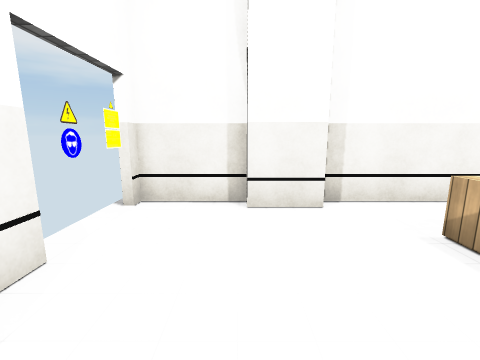
view 1 (above)

12 first-person views from a walk through a scene from a Unity 3-D project. The camera is 1.2 m above the floor, tilts 10° down and sees 90° across. The floor is counted in squares, 1 m on a side. Each view is taken from the middle of a square. On the plan, view 1 faces up. The plan holds only what a view shows up to about 12 squares ahead; the rest is blank. The place goes on beyond the plan. The player is left out. Door leaves are left out, so doorways stand open. Some surface patterns are stand-ins.

view 2
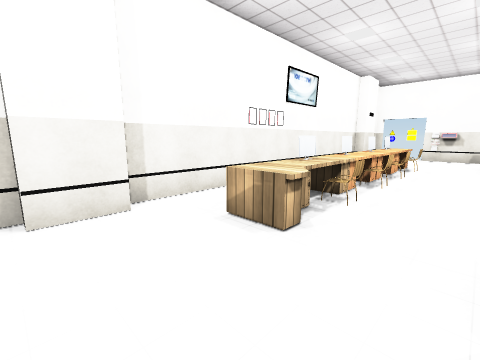

view 3
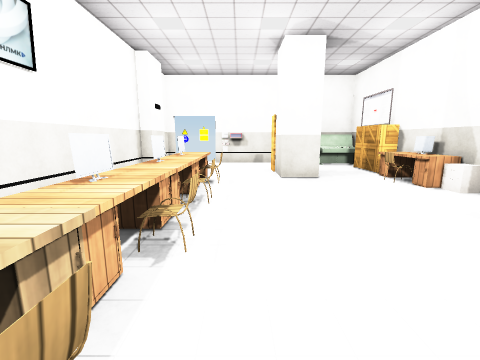

view 4
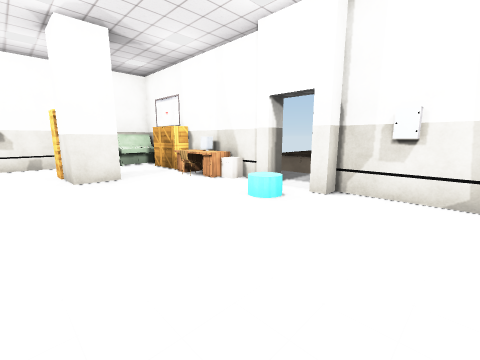

view 5
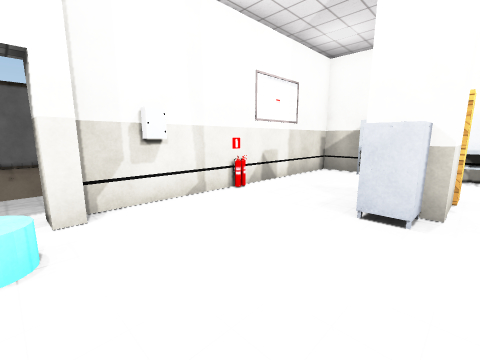

view 6
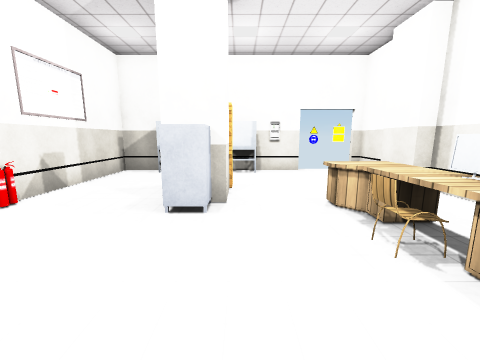

view 7
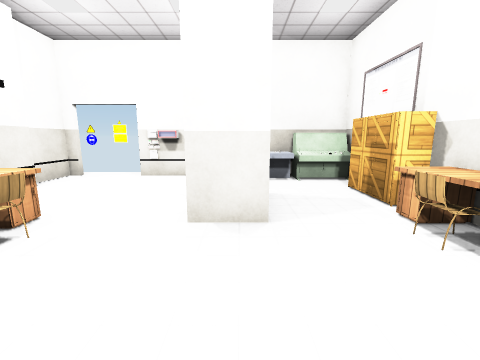

view 8
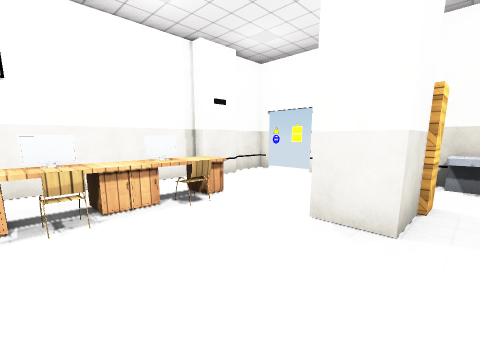

view 9
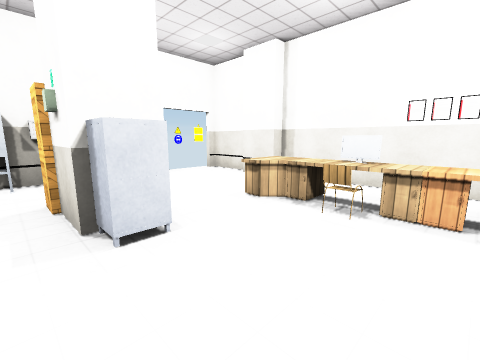

view 10
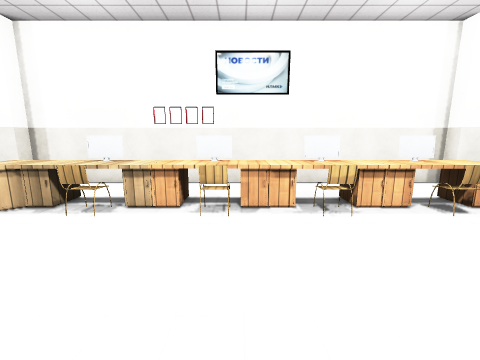

view 11
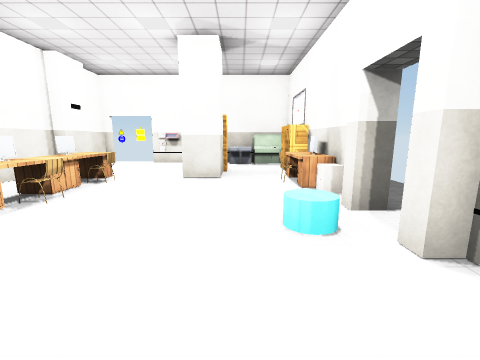

view 12
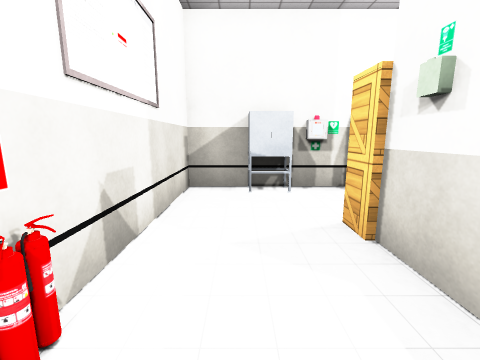

### Floor plan
Key: @ floor where view 1 was taken; # wall or solid block; x gap in a wall; . floor; D open door; O other object.
Columns run from 2 left of view 1 to 16 right of it. Each row starts with its distance up from view 1.
  5 ###################
  4 D.##...........##.D
  3 O....OOOOOOOOO...DO
  2 x....OOOOOOOOO....x
  1 O................O#
  0 OO@O#.........#O..#
 -1 O..OOO........#O..#
 -2 OO...............
 -3 #........O...O... #
 -4 ####OO# #D#OOOOOO #
 -5         # #

Positions as (right, up) in squares from view 1, and headings:
1: (0, 0), facing up
2: (0, 0), facing up-right
3: (4, 1), facing right
4: (4, 1), facing down-right
5: (7, 0), facing down-left
6: (7, 0), facing left
7: (8, -1), facing right
8: (8, -2), facing up-right
9: (6, -2), facing up-left
10: (7, -2), facing up
11: (4, -2), facing right
12: (4, -3), facing left
